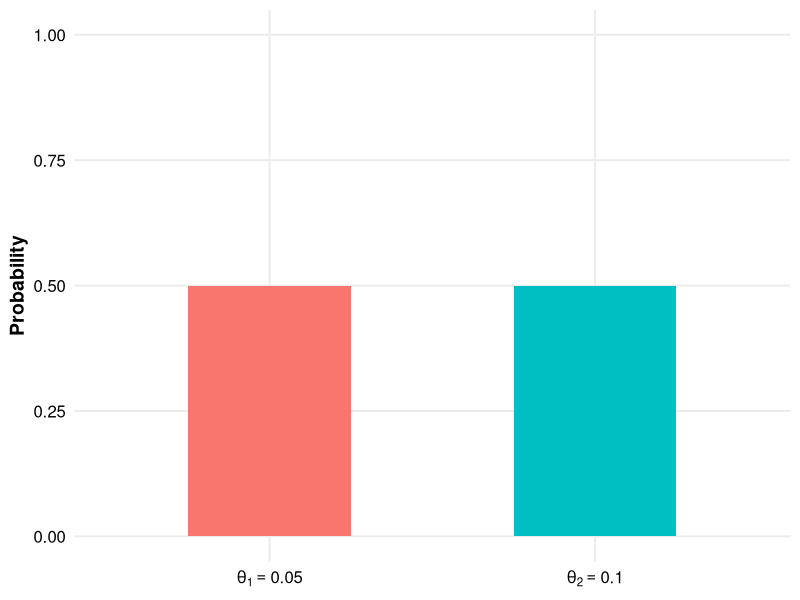
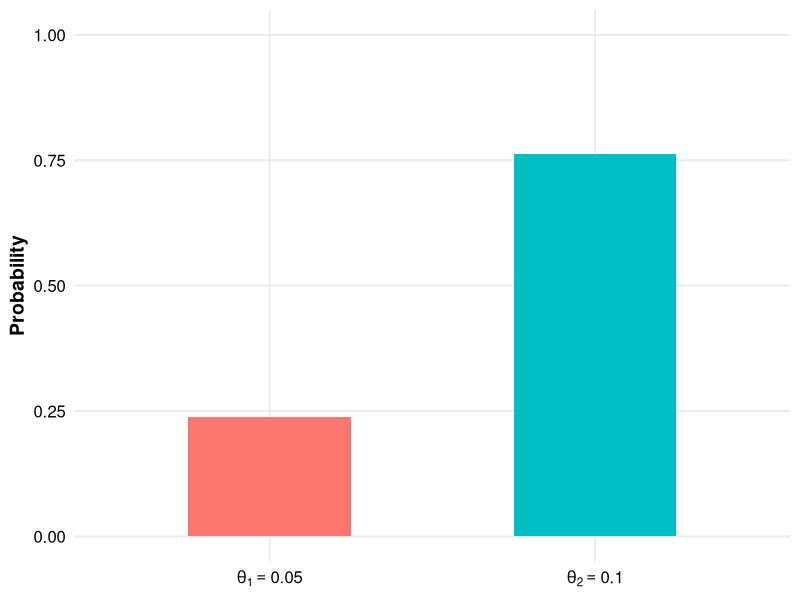
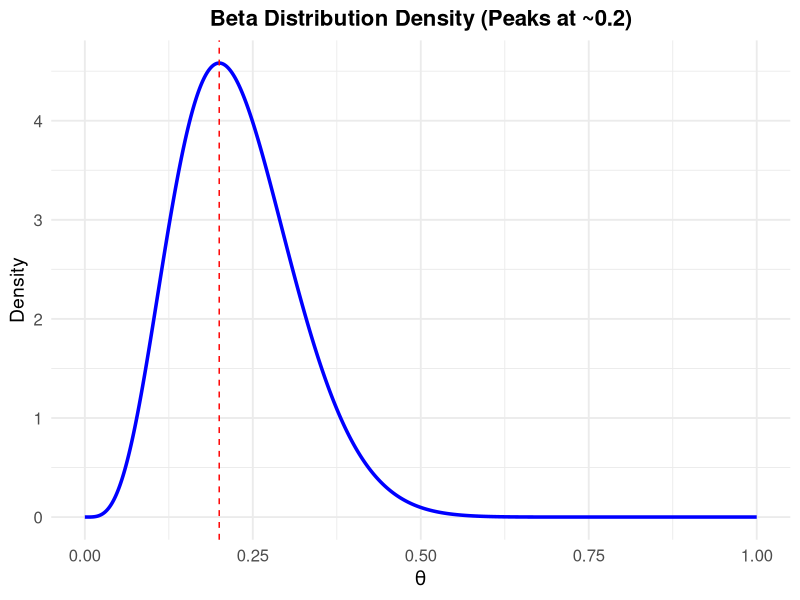
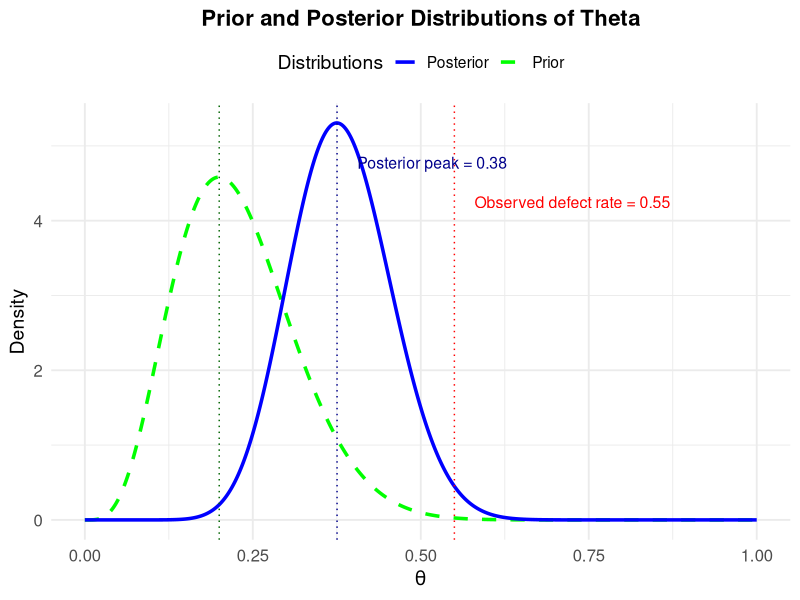
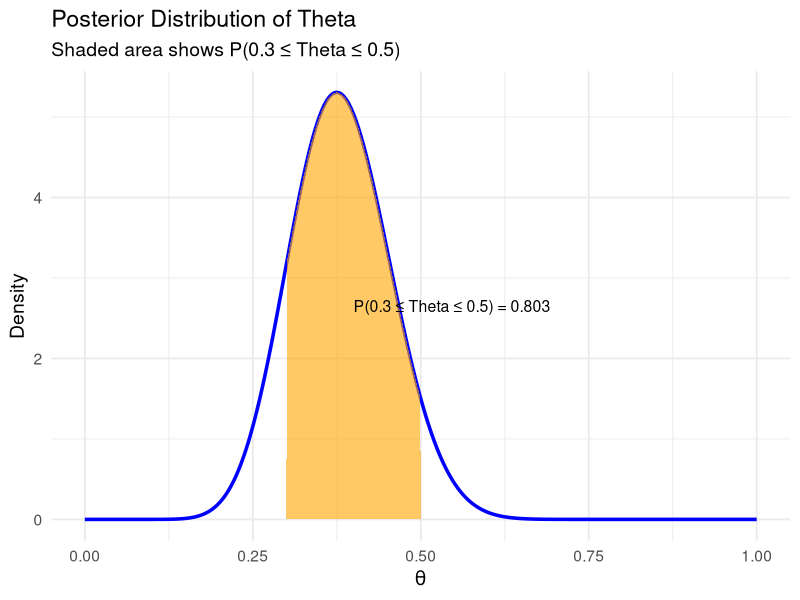
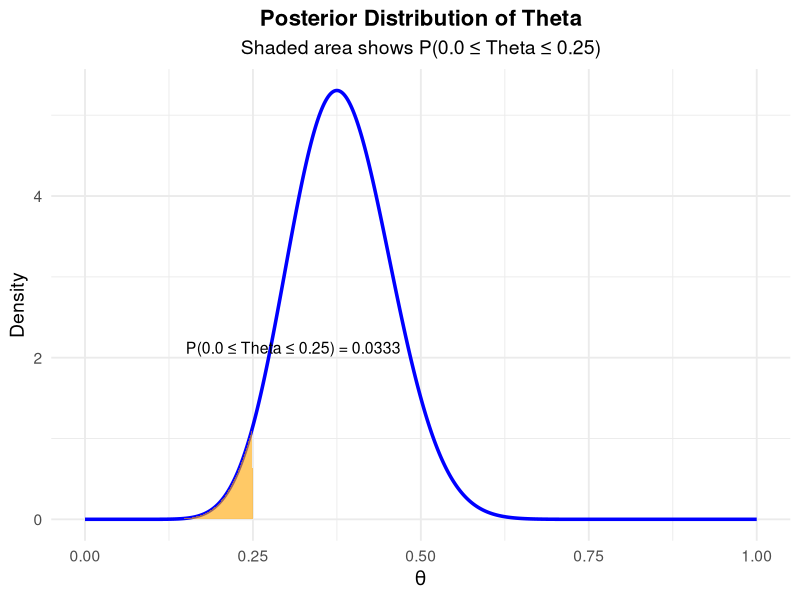
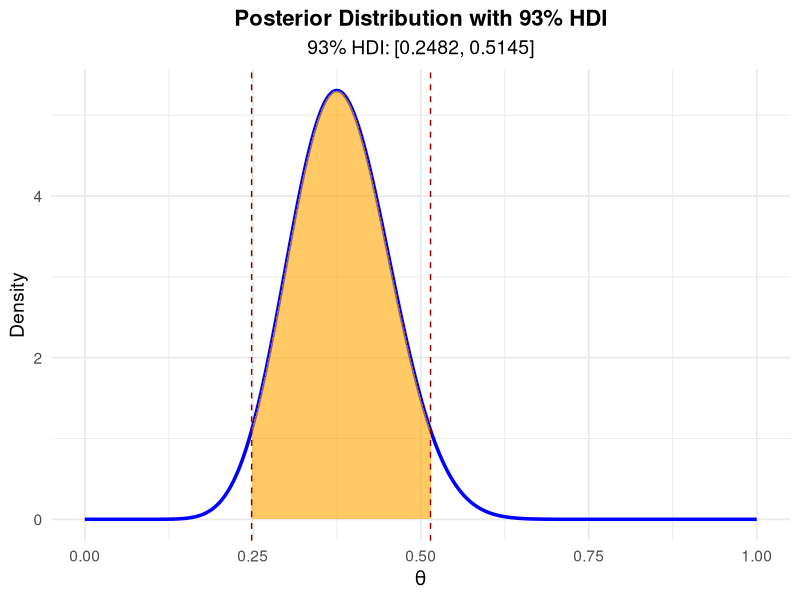

Write the R code that produced these figures, in order.
## ---- chunk 1
# Load ggplot2 package
library(ggplot2)

# Create the data
data <- data.frame(
  theta = factor(c("theta[1] == 0.05", "theta[2] == 0.10"),
                 levels = c("theta[1] == 0.05", "theta[2] == 0.10")),
  probability = c(0.5, 0.5)
)
# Create and render the bar plot
ggplot(data, aes(x = theta, y = probability, fill = theta)) +
  geom_bar(stat = "identity", width = 0.5) +
  scale_x_discrete(labels = c(expression(theta[1] == 0.05),
                              expression(theta[2] == 0.10))) +
  scale_y_continuous(name = "Probability", limits = c(0, 1)) +
  labs(x = NULL, y = "Probability") +
  theme_minimal(base_size = 14) +
  theme(
    legend.position = "none",
    panel.grid.minor = element_blank(),
    axis.text = element_text(size = 12, color = "black"),
    axis.title.y = element_text(size = 14, face = "bold")
  )
## ---- chunk 2
# Load ggplot2 package
library(ggplot2)

# Create the data
data <- data.frame(
  theta = factor(c("theta[1] == 0.05", "theta[2] == 0.10"),
                 levels = c("theta[1] == 0.05", "theta[2] == 0.10")),
  probability = c(0.2387, 0.7613)
)

# Create the bar plot
ggplot(data, aes(x = theta, y = probability, fill = theta)) +
  geom_bar(stat = "identity", width = 0.5) +
  scale_x_discrete(labels = c(expression(theta[1] == 0.05),
                              expression(theta[2] == 0.10))) +
  scale_y_continuous(name = "Probability", limits = c(0, 1)) +
  labs(x = NULL, y = "Probability") +
  theme_minimal(base_size = 14) +
  theme(
    legend.position = "none",
    panel.grid.minor = element_blank(),
    axis.text = element_text(size = 12, color = "black"),
    axis.title.y = element_text(size = 14, face = "bold")
  )
## ---- chunk 3
# Load ggplot2 package
library(ggplot2)

# Generate beta distribution data
x <- seq(0, 1, length.out = 1000)  # Values between 0 and 1
alpha <- 5  # Shape parameter alpha
beta <- 17  # Shape parameter beta
density <- dbeta(x, shape1 = alpha, shape2 = beta)  # Beta density

# Create a data frame for plotting
data <- data.frame(x = x, density = density)

# Plot the beta density using ggplot2
ggplot(data, aes(x = x, y = density)) +
  geom_line(color = "blue", linewidth = 1.2) +
  labs(
    title = "Beta Distribution Density (Peaks at ~0.2)",
    x = expression(theta),
    y = "Density"
  ) +
  theme_minimal(base_size = 14) +
  theme(
    plot.title = element_text(face = "bold", hjust = 0.5, size = 16),
    axis.text = element_text(size = 12),
    axis.title = element_text(size = 14)
  ) +
  geom_vline(xintercept = 0.2, linetype = "dashed", color = "red")
## ---- chunk 4
# Load required packages
library(ggplot2)

# Define parameters
alpha_prior <- 5  # Prior alpha (Beta distribution)
beta_prior <- 17  # Prior beta (Beta distribution)
n <- 20           # Sample size
x_obs <- 11       # Number of defective items observed

# Define the likelihood function
likelihood <- function(theta, x, n) {
  choose(n, x) * theta^x * (1 - theta)^(n - x)
}

# Define the prior density (Beta distribution)
prior <- function(theta, alpha, beta) {
  dbeta(theta, shape1 = alpha, shape2 = beta)
}

# Define the unnormalized posterior
unnormalized_posterior <- function(theta, x, n, alpha, beta) {
  likelihood(theta, x, n) * prior(theta, alpha, beta)
}

# Compute the marginal probability using numerical integration
marginal <- integrate(
  f = function(theta) unnormalized_posterior(theta, x_obs, n, alpha_prior, beta_prior),
  lower = 0,
  upper = 1
)$value

# Define the posterior density function
posterior <- function(theta, x, n, alpha, beta, marginal) {
  unnormalized_posterior(theta, x, n, alpha, beta) / marginal
}

# Generate data for plotting the prior and posterior
theta_values <- seq(0, 1, length.out = 1000)
prior_values <- prior(theta_values, alpha_prior, beta_prior)
posterior_values <- posterior(theta_values, x_obs, n,
                              alpha_prior, beta_prior, marginal)

# Create a data frame for plotting
plot_data <- data.frame(
  theta = theta_values,
  Prior = prior_values,
  Posterior = posterior_values
)

# Find the peak (mode) of the posterior distribution
posterior_peak <- theta_values[which.max(posterior_values)]

# Plot the prior and posterior distributions
ggplot(plot_data, aes(x = theta)) +
  geom_line(aes(y = Prior, color = "Prior"),
            linewidth = 1.2, linetype = "dashed") +
  geom_line(aes(y = Posterior, color = "Posterior"), linewidth = 1.2) +
  scale_color_manual(
    values = c("Prior" = "green", "Posterior" = "blue"),
    name = "Distributions"
  ) +
  labs(
    title = "Prior and Posterior Distributions of Theta",
    x = expression(theta),
    y = "Density"
  ) +
  theme_minimal(base_size = 14) +
  theme(
    plot.title = element_text(face = "bold", hjust = 0.5, size = 16),
    axis.text = element_text(size = 12),
    axis.title = element_text(size = 14),
    legend.position = "top"
  ) +
  geom_vline(xintercept = 0.2, linetype = "dotted", color = "darkgreen") +
  geom_vline(xintercept = x_obs / n, linetype = "dotted", color = "red") +
  # Annotate the observed defect rate
  annotate(
    "text",
    x = x_obs / n + 0.03,  # Position slightly to the right of the red line
    y = max(posterior_values) * 0.8,  # Adjust height dynamically
    label = paste0("Observed defect rate = ", round(x_obs / n, 2)),
    color = "red",
    size = 4,
    hjust = 0
  ) +
  # Annotate the peak of the posterior
  geom_vline(xintercept = posterior_peak,
             linetype = "dotted", color = "darkblue") +
  annotate(
    "text",
    x = posterior_peak + 0.03,  # Position slightly to the right of the peak
    y = max(posterior_values) * 0.9,  # Adjust height dynamically
    label = paste0("Posterior peak = ", round(posterior_peak, 2)),
    color = "darkblue",
    size = 4,
    hjust = 0
  )
## ---- chunk 5
# Load required libraries
library(ggplot2)

# Define parameters
alpha_prior <- 5  # Prior alpha (Beta distribution)
beta_prior <- 17  # Prior beta (Beta distribution)
n <- 20           # Sample size
x_obs <- 11       # Number of defective items observed

# Define the likelihood function
likelihood <- function(theta, x, n) {
  choose(n, x) * theta^x * (1 - theta)^(n - x)
}

# Define the prior density (Beta distribution)
prior <- function(theta, alpha, beta) {
  dbeta(theta, shape1 = alpha, shape2 = beta)
}

# Define the unnormalized posterior
unnormalized_posterior <- function(theta, x, n, alpha, beta) {
  likelihood(theta, x, n) * prior(theta, alpha, beta)
}

# Compute the marginal probability using numerical integration
marginal <- integrate(
  f = function(theta) unnormalized_posterior(theta, x_obs, n, alpha_prior, beta_prior),
  lower = 0,
  upper = 1
)$value

# Define the normalized posterior density function
posterior_density <- function(theta) {
  unnormalized_posterior(theta, x_obs, n, alpha_prior, beta_prior) / marginal
}

# Numerically integrate the posterior density between 0.3 and 0.5
prob_theta_numerical <- integrate(
  f = posterior_density,
  lower = 0.3,
  upper = 0.5
)$value

# Output the result
#cat("Numerical probability that theta is between 0.3 and 0.5:",
#    prob_theta_numerical, "\n")

# Generate data for the posterior curve
theta_values <- seq(0, 1, length.out = 1000)
posterior_values <- sapply(theta_values, posterior_density)

# Create a data frame for plotting
posterior_data <- data.frame(theta = theta_values, density = posterior_values)

# Plot the posterior distribution with shaded area and annotation
ggplot(posterior_data, aes(x = theta, y = density)) +
  geom_line(color = "blue", linewidth = 1.2) +
  geom_area(
    data = posterior_data[posterior_data$theta >= 0.3 &
                            posterior_data$theta <= 0.5, ],
    aes(x = theta, y = density),
    fill = "orange",
    alpha = 0.6
  ) +
  labs(
    title = "Posterior Distribution of Theta",
    subtitle = "Shaded area shows P(0.3 ≤ Theta ≤ 0.5)",
    x = expression(theta),
    y = "Density"
  ) +
  annotate(
    "text",
    x = 0.4,  # Position of the annotation text along the x-axis
    y = max(posterior_data$density) * 0.5,  # Position along the y-axis
    label = paste0("P(0.3 ≤ Theta ≤ 0.5) = ", round(prob_theta_numerical, 4)),
    color = "black",
    size = 4,
    hjust = 0
  ) +
  theme_minimal(base_size = 14)
## ---- chunk 6
# Load required libraries
library(ggplot2)

# Define parameters
alpha_prior <- 5  # Prior alpha (Beta distribution)
beta_prior <- 17  # Prior beta (Beta distribution)
n <- 20           # Sample size
x_obs <- 11       # Number of defective items observed

# Define the likelihood function
likelihood <- function(theta, x, n) {
  choose(n, x) * theta^x * (1 - theta)^(n - x)
}

# Define the prior density (Beta distribution)
prior <- function(theta, alpha, beta) {
  dbeta(theta, shape1 = alpha, shape2 = beta)
}

# Define the unnormalized posterior
unnormalized_posterior <- function(theta, x, n, alpha, beta) {
  likelihood(theta, x, n) * prior(theta, alpha, beta)
}

# Compute the marginal probability using numerical integration
marginal <- integrate(
  f = function(theta) unnormalized_posterior(theta, x_obs, n, alpha_prior, beta_prior),
  lower = 0,
  upper = 1
)$value

# Define the normalized posterior density function
posterior_density <- function(theta) {
  unnormalized_posterior(theta, x_obs, n, alpha_prior, beta_prior) / marginal
}

# Numerically integrate the posterior density between 0.0 and 0.25
prob_theta_numerical <- integrate(
  f = posterior_density,
  lower = 0.0,
  upper = 0.25
)$value

# Output the result
#cat("Numerical probability that theta is between 0.0 and 0.25:",
#    prob_theta_numerical, "\n")

# Generate data for the posterior curve
theta_values <- seq(0, 1, length.out = 1000)
posterior_values <- sapply(theta_values, posterior_density)

# Create a data frame for plotting
posterior_data <- data.frame(theta = theta_values, density = posterior_values)

# Plot the posterior distribution with shaded area and annotation
ggplot(posterior_data, aes(x = theta, y = density)) +
  geom_line(color = "blue", linewidth = 1.2) +
  geom_area(
    data = posterior_data[posterior_data$theta <= 0.25, ],
    aes(x = theta, y = density),
    fill = "orange",
    alpha = 0.6
  ) +
  labs(
    title = "Posterior Distribution of Theta",
    subtitle = "Shaded area shows P(0.0 ≤ Theta ≤ 0.25)",
    x = expression(theta),
    y = "Density"
  ) +
  annotate(
    "text",
    x = 0.15,  # Position of the annotation text along the x-axis
    y = max(posterior_data$density) * 0.4,  # Position along the y-axis
    label = paste0("P(0.0 ≤ Theta ≤ 0.25) = ", round(prob_theta_numerical, 4)),
    color = "black",
    size = 4,
    hjust = 0
  ) +
  theme_minimal(base_size = 14) +
  theme(
    plot.title = element_text(face = "bold",
                              hjust = 0.5, size = 16),  # Center the title
    plot.subtitle = element_text(hjust = 0.5)  # Center the subtitle
  )
## ---- chunk 7
# Load required libraries
library(ggplot2)

# Define parameters
alpha_prior <- 5  # Prior alpha (Beta distribution)
beta_prior <- 17  # Prior beta (Beta distribution)
n <- 20           # Sample size
x_obs <- 11       # Number of defective items observed

# Define the likelihood function
likelihood <- function(theta, x, n) {
  choose(n, x) * theta^x * (1 - theta)^(n - x)
}

# Define the prior density (Beta distribution)
prior <- function(theta, alpha, beta) {
  dbeta(theta, shape1 = alpha, shape2 = beta)
}

# Define the unnormalized posterior
unnormalized_posterior <- function(theta, x, n, alpha, beta) {
  likelihood(theta, x, n) * prior(theta, alpha, beta)
}

# Compute the marginal probability using numerical integration
marginal <- integrate(
  f = function(theta) unnormalized_posterior(theta, x_obs, n, alpha_prior, beta_prior),
  lower = 0,
  upper = 1
)$value

# Define the normalized posterior density function
posterior_density <- function(theta) {
  unnormalized_posterior(theta, x_obs, n, alpha_prior, beta_prior) / marginal
}

# Generate data for the posterior density
theta_values <- seq(0, 1, length.out = 1000)
posterior_values <- sapply(theta_values, posterior_density)

# Create a data frame for the posterior
posterior_data <- data.frame(theta = theta_values, density = posterior_values)

# Compute the 93% HDI
compute_hdi <- function(theta, density, cred_mass = 0.93) {
  sorted_indices <- order(-density)  # Sort by descending density
  cumulative_mass <- cumsum(density[sorted_indices]) / sum(density)  # Cumulative mass
  included <- sorted_indices[cumulative_mass <= cred_mass]  # Indices within HDI
  hdi_range <- range(theta[included])  # Range of HDI
  return(hdi_range)
}

hdi <- compute_hdi(posterior_data$theta,
                   posterior_data$density, cred_mass = 0.93)

# Plot the posterior distribution with the HDI
ggplot(posterior_data, aes(x = theta, y = density)) +
  geom_line(color = "blue", linewidth = 1.2) +
  geom_area(
    data = posterior_data[posterior_data$theta >= hdi[1] &
                            posterior_data$theta <= hdi[2], ],
    aes(x = theta, y = density),
    fill = "orange",
    alpha = 0.6
  ) +
  labs(
    title = "Posterior Distribution with 93% HDI",
    subtitle = paste0("93% HDI: [", round(hdi[1], 4),
                      ", ", round(hdi[2], 4), "]"),
    x = expression(theta),
    y = "Density"
  ) +
  theme_minimal(base_size = 14) +
  theme(
    plot.title = element_text(face = "bold", hjust = 0.5, size = 16),
    plot.subtitle = element_text(hjust = 0.5)
  ) +
  geom_vline(xintercept = hdi[1], linetype = "dashed", color = "darkred") +
  geom_vline(xintercept = hdi[2], linetype = "dashed", color = "darkred")
